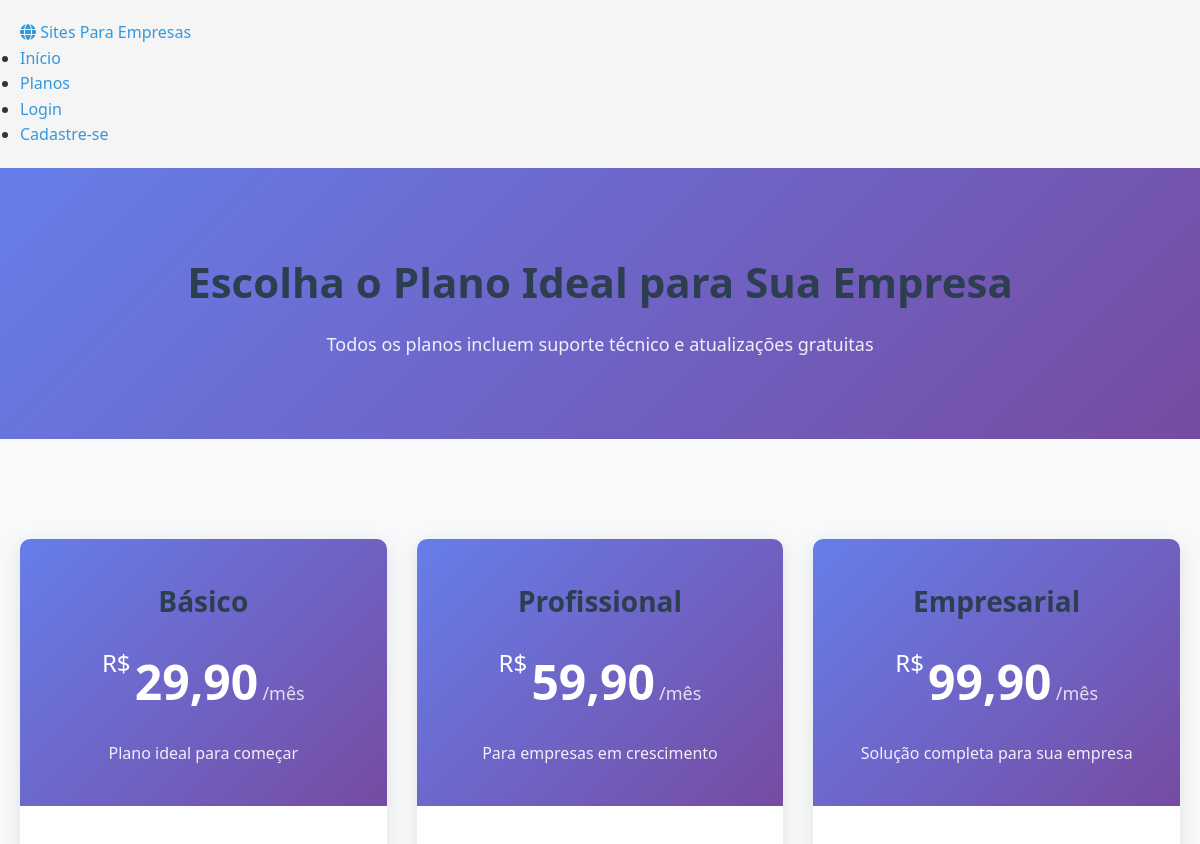
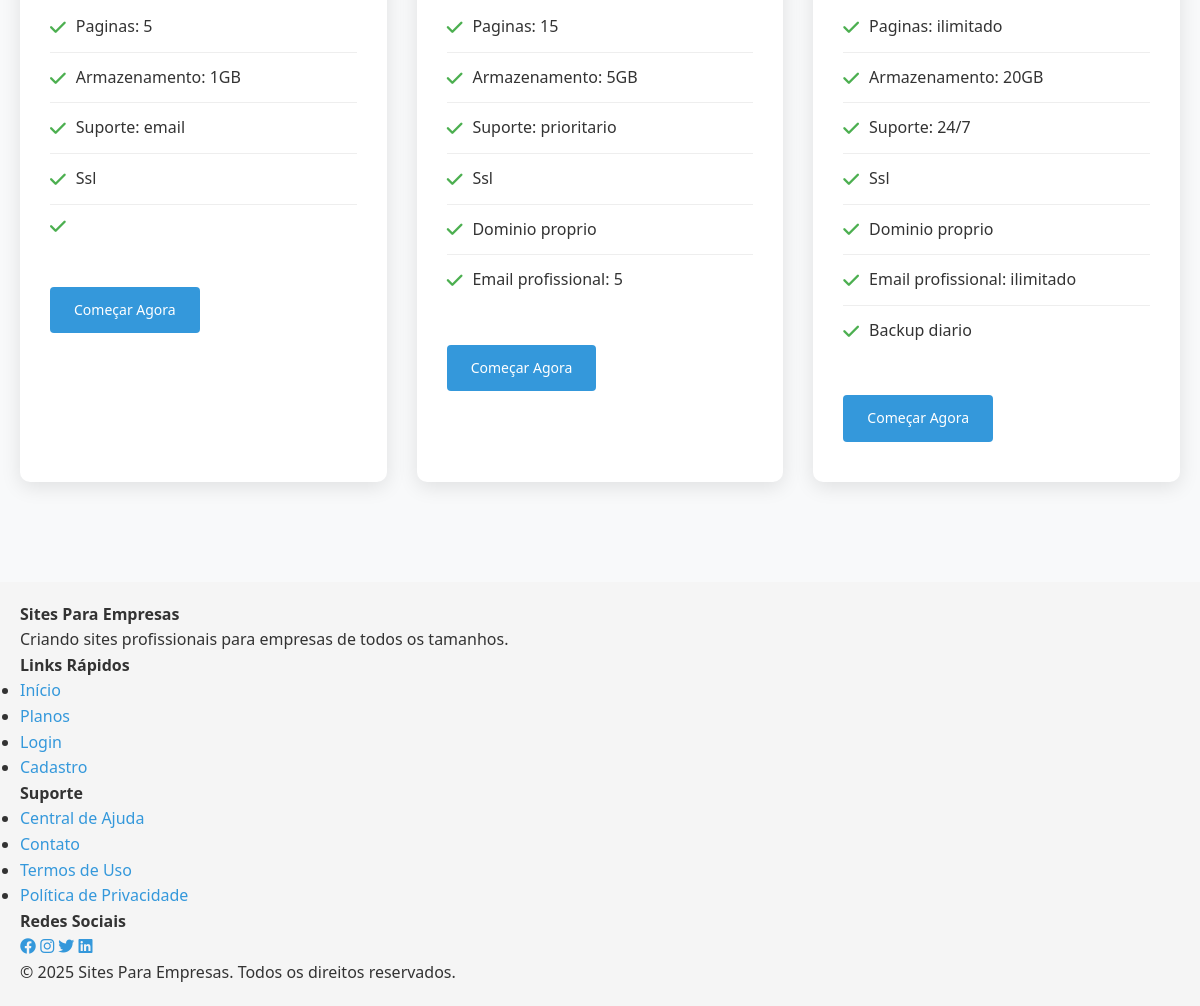
/planos.php, run on the app's committed database (2 pictures, top to bottom).
### tables this page shows
CREATE TABLE IF NOT EXISTS planos (
    id INT AUTO_INCREMENT PRIMARY KEY,
    nome VARCHAR(50) NOT NULL,
    descricao TEXT,
    preco DECIMAL(10,2) NOT NULL,
    periodo ENUM('mensal', 'anual') DEFAULT 'mensal',
    recursos JSON,
    ativo BOOLEAN DEFAULT TRUE,
    data_criacao TIMESTAMP DEFAULT CURRENT_TIMESTAMP,
    INDEX idx_ativo (ativo)
);

### planos.php (the view, shortened to what this page needs)
<?php
require_once 'config/db.php';
$result = $conn->query("SELECT * FROM planos WHERE ativo = 1 ORDER BY preco ASC");
$planos = $result->fetch_all(MYSQLI_ASSOC);
include 'includes/header.php';
?>
<section class="plans-hero">
    <div class="container">
        <h1>Escolha o Plano Ideal para Sua Empresa</h1>
        <p>Todos os planos incluem suporte técnico e atualizações gratuitas</p>
    </div>
</section>
<section class="plans">
    <div class="container">
        <div class="plans-grid">
            <?php foreach ($planos as $plano):
                $recursos = json_decode($plano['recursos'], true);
            ?>
            <div class="plan-card">
                <div class="plan-header">
                    <h3><?php echo htmlspecialchars($plano['nome']); ?></h3>
                    <div class="plan-price">
                        <span class="currency">R$</span>
                        <span class="amount"><?php echo number_format($plano['preco'], 2, ',', '.'); ?></span>
                        <span class="period">/mês</span>
                    </div>
                    <p class="plan-description"><?php echo htmlspecialchars($plano['descricao']); ?></p>
                </div>
                <div class="plan-features">
                    <ul>
                        <?php if ($recursos): ?>
                            <?php foreach ($recursos as $key => $value): ?>
                                <li>
                                    <i class="fas fa-check"></i>
                                    <?php
                                    $label = ucfirst(str_replace('_', ' ', $key));
                                    if (is_bool($value)) {
                                        echo $value ? $label : '';
                                    } else {
                                        echo "$label: $value";
                                    }
                                    ?>
                                </li>
                            <?php endforeach; ?>
                        <?php endif; ?>
                    </ul>
                </div>
                <div class="plan-footer">
                    <?php if (isset($_SESSION['usuario_id'])): ?>
                        <button class="btn btn-primary btn-block" onclick="assinarPlano(<?php echo $plano['id']; ?>)">
                            Assinar Agora
                        </button>
                    <?php else: ?>
                        <a href="cadastro.php" class="btn btn-primary btn-block">Começar Agora</a>
                    <?php endif; ?>
                </div>
            </div>
            <?php endforeach; ?>
        </div>
    </div>
</section>
<?php include 'includes/footer.php'; ?>

### includes/header.php (shortened to what this page needs)
<!DOCTYPE html>
<html lang="pt-BR">
<head>
    <link rel="stylesheet" href="<?php echo BASE_URL; ?>/assets/css/style.css">
    <link rel="stylesheet" href="https://cdnjs.cloudflare.com/ajax/libs/font-awesome/6.4.0/css/all.min.css">
</head>
<body>
    <header class="main-header">
        <div class="container">
            <nav class="navbar">
                <div class="logo">
                    <a href="<?php echo BASE_URL; ?>/index.php">
                        <i class="fas fa-globe"></i> Sites Para Empresas
                    </a>
                </div>
                <ul class="nav-menu">
                    <li><a href="<?php echo BASE_URL; ?>/index.php">Início</a></li>
                    <li><a href="<?php echo BASE_URL; ?>/planos.php">Planos</a></li>
                    <?php if (isset($_SESSION['usuario_id'])): ?>
                        <li><a href="<?php echo BASE_URL; ?>/dashboard/index.php">Dashboard</a></li>
                        <li><a href="<?php echo BASE_URL; ?>/api/logout.php">Sair</a></li>
                    <?php else: ?>
                        <li><a href="<?php echo BASE_URL; ?>/login.php">Login</a></li>
                        <li><a href="<?php echo BASE_URL; ?>/cadastro.php" class="btn-primary">Cadastre-se</a></li>
                    <?php endif; ?>
                </ul>
            </nav>
        </div>
    </header>

### includes/footer.php
<footer class="main-footer">
        <div class="container">
            <div class="footer-content">
                <div class="footer-section">
                    <h4>Sites Para Empresas</h4>
                    <p>Criando sites profissionais para empresas de todos os tamanhos.</p>
                </div>
                <div class="footer-section">
                    <h4>Links Rápidos</h4>
                    <ul>
                        <li><a href="<?php echo BASE_URL; ?>/index.php">Início</a></li>
                        <li><a href="<?php echo BASE_URL; ?>/planos.php">Planos</a></li>
                        <li><a href="<?php echo BASE_URL; ?>/login.php">Login</a></li>
                        <li><a href="<?php echo BASE_URL; ?>/cadastro.php">Cadastro</a></li>
                    </ul>
                </div>
                <div class="footer-section">
                    <h4>Suporte</h4>
                    <ul>
                        <li><a href="#">Central de Ajuda</a></li>
                        <li><a href="#">Contato</a></li>
                        <li><a href="#">Termos de Uso</a></li>
                        <li><a href="#">Política de Privacidade</a></li>
                    </ul>
                </div>
                <div class="footer-section">
                    <h4>Redes Sociais</h4>
                    <div class="social-links">
                        <a href="#"><i class="fab fa-facebook"></i></a>
                        <a href="#"><i class="fab fa-instagram"></i></a>
                        <a href="#"><i class="fab fa-twitter"></i></a>
                        <a href="#"><i class="fab fa-linkedin"></i></a>
                    </div>
                </div>
            </div>
            <div class="footer-bottom">
                <p>&copy; <?php echo date('Y'); ?> Sites Para Empresas. Todos os direitos reservados.</p>
            </div>
        </div>
    </footer>
</body>
</html>

### assets/css/style.css (style rules this page uses)
* { margin: 0; padding: 0; box-sizing: border-box; }
body { font-family: 'Segoe UI', Tahoma, Geneva, Verdana, sans-serif; background: #f5f5f5; color: #333; line-height: 1.6; }
.container { max-width: 1200px; margin: 0 auto; padding: 20px; }
h1 { color: #2c3e50; margin-bottom: 20px; font-size: 32px; }
h2, h3 { color: #2c3e50; margin-bottom: 15px; }
.btn { display: inline-block; background: #3498db; color: white; padding: 12px 24px; border: none; border-radius: 4px; cursor: pointer; text-decoration: none; font-size: 14px; transition: all 0.3s; text-align: center; font-weight: 500; }
a { color: #3498db; text-decoration: none; transition: color 0.3s; }

### planos.php (style rules this page uses)
.plans-hero { background: linear-gradient(135deg, #667eea 0%, #764ba2 100%); color: white; padding: 60px 0; text-align: center; }
.plans-hero h1 { font-size: 42px; margin-bottom: 15px; }
.plans-hero p { font-size: 18px; opacity: 0.9; }
.plans { padding: 80px 0; background: #f8f9fa; }
.plans-grid { display: grid; grid-template-columns: repeat(auto-fit, minmax(300px, 1fr)); gap: 30px; max-width: 1200px; margin: 0 auto; }
.plan-card { background: white; border-radius: 10px; overflow: hidden; box-shadow: 0 5px 20px rgba(0,0,0,0.1); transition: transform 0.3s; }
.plan-header { padding: 40px 30px; text-align: center; background: linear-gradient(135deg, #667eea 0%, #764ba2 100%); color: white; }
.plan-header h3 { font-size: 28px; margin-bottom: 20px; }
.plan-price { margin: 20px 0; }
.plan-price .currency { font-size: 24px; vertical-align: top; }
.plan-price .amount { font-size: 48px; font-weight: bold; }
.plan-price .period { font-size: 18px; opacity: 0.8; }
.plan-description { opacity: 0.9; margin-top: 15px; }
.plan-features { padding: 40px 30px; }
.plan-features ul { list-style: none; padding: 0; margin: 0; }
.plan-features li { padding: 12px 0; border-bottom: 1px solid #eee; display: flex; align-items: center; gap: 10px; }
.plan-features li:last-child { border-bottom: none; }
.plan-features i { color: #4CAF50; font-size: 18px; }
.plan-footer { padding: 0 30px 40px; }

### data on the page
planos: nome "Básico", preco "29,90", descricao "Plano ideal para começar", label "Paginas", recursos "5", label "Armazenamento", recursos "1GB", label "Suporte", recursos "email", label "Ssl"
planos: nome "Profissional", preco "59,90", descricao "Para empresas em crescimento", label "Paginas", recursos "15", label "Armazenamento", recursos "5GB", label "Suporte", recursos "prioritario", label "Ssl", label "Dominio proprio", label "Email profissional", recursos "5"
planos: nome "Empresarial", preco "99,90", descricao "Solução completa para sua empresa", label "Paginas", recursos "ilimitado", label "Armazenamento", recursos "20GB", label "Suporte", recursos "24/7", label "Ssl", label "Dominio proprio", label "Email profissional", label "Backup diario"
